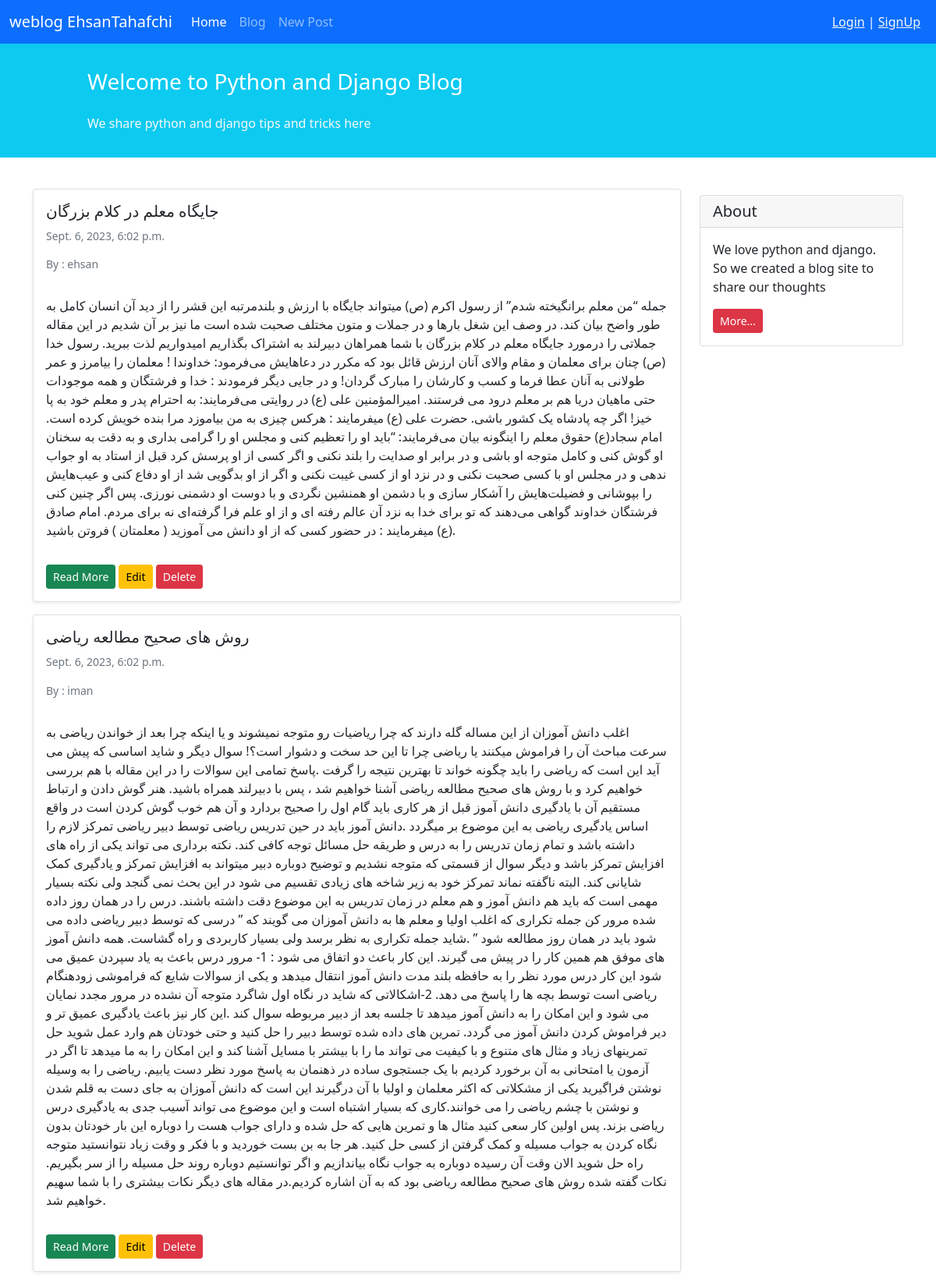
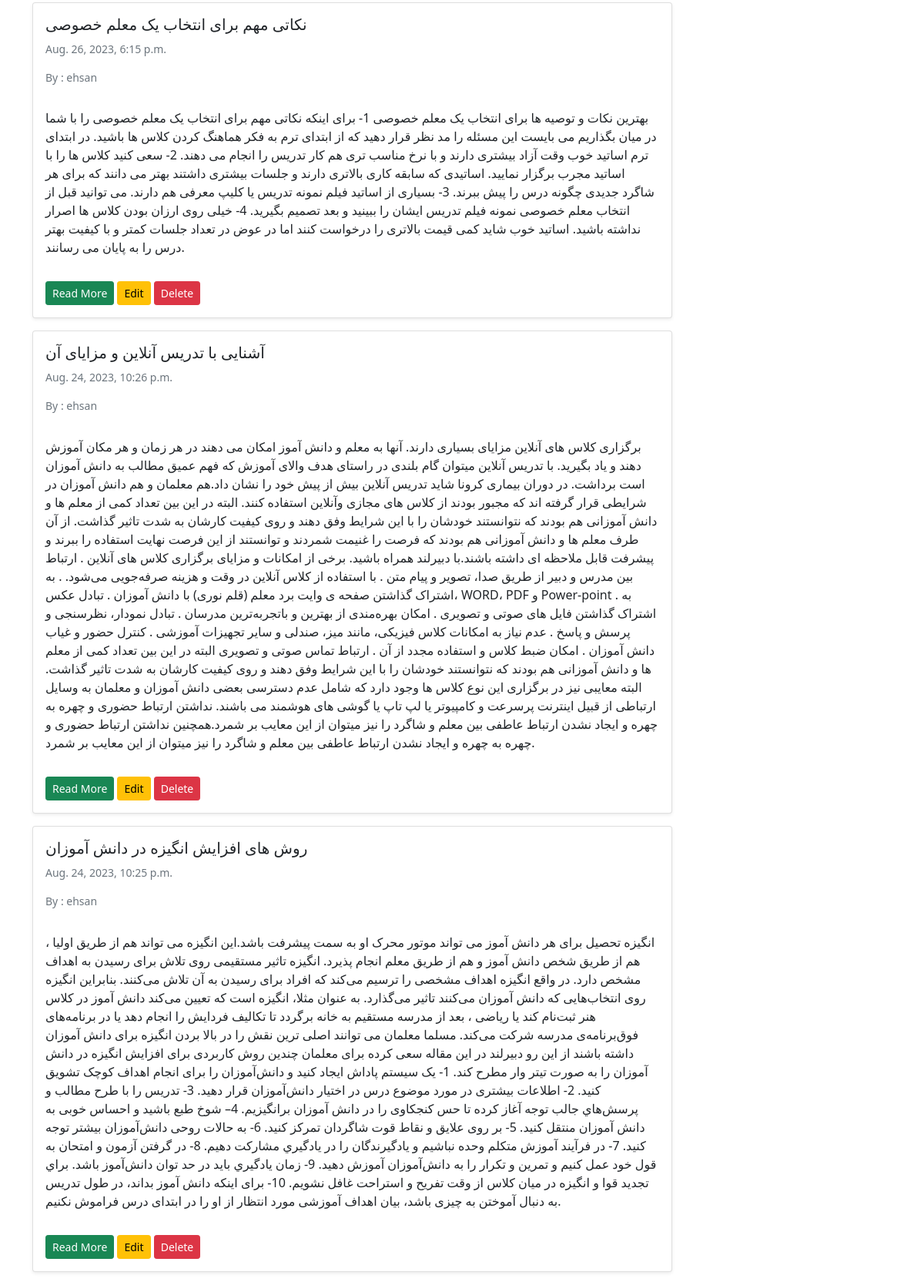
The page / (upper part) on the database its author committed (2 pictures, top to bottom).
### blog/models.py (models this page shows, shortened)
class Post(models.Model):
    STATUS_CHOICES = (
        ('Published', 'Published'),
        ('Draft', 'Draft'),
    )
    title = models.CharField(max_length=100)
    text = models.TextField()
    datetime_created = models.DateTimeField(auto_now_add=True)
    datetime_modified = models.DateTimeField(auto_now=True)
    author = models.ForeignKey('auth.User', on_delete=models.CASCADE)
    status = models.CharField(choices=STATUS_CHOICES, max_length=11)

### blog/views.py (the view)
# urls.py: path('', PostListView.as_view(), name='posts_list_view'),
class PostListView(generic.ListView):
    template_name = 'blog/posts_list.html'
    context_object_name = 'posts_list'
    def get_queryset(self):
        return Post.objects.filter(status='Published').order_by('-datetime_modified')

### blog/templates/blog/posts_list.html (shortened to what this page needs)
{% extends '_base.html' %}
{% block content %}
    <div class="container mt-4">
        <div class="row">
            <div class="col-9">
                {% for posts in posts_list %}
                    <div class="card shadow-sm my-3">
                        <div class="card-body">
                            <h5 class="card-title">{{ posts.title }}</h5>
                            <h6 class="card-subtitle mb-2 text-muted small py-2">{{ posts.datetime_modified }}</h6>
                            <h6 class="card-subtitle mb-2 text-muted small py-2"> By : {{ posts.author }}</h6>
                            <p class="card-text py-3">
                                {{ posts.text }}
                            </p>
                            <a href="{% url 'post_detail_view' posts.id %}" class="btn btn-sm btn-success">Read More</a>
                            <a href="{% url 'post_update_view' posts.id %}" class="btn btn-sm btn-warning">Edit</a>
                            <a href="{% url 'post_delete_view' posts.id %}" class="btn btn-sm btn-danger">Delete</a>
                        </div>
                    </div>
                {% endfor %}
            </div>
            <div class="col-3">
                <div class="card my-4">
                    <h5 class="card-header">About</h5>
                    <div class="card-body">
                        <p class="card-text">We love python and django. So we created a blog site to share our
                            thoughts</p>
                        <a href="#"
                           class="btn btn-sm btn-danger">
                            More...
                        </a>
                    </div>
                </div>
            </div>
        </div>
    </div>
{% endblock content %}

### templates/_base.html (shortened to what this page needs)
<!doctype html>
<html lang="en">
<head>
    <link href="https://cdn.jsdelivr.net/npm/bootstrap@5.1.3/dist/css/bootstrap.min.css" rel="stylesheet"
>
</head>
<body>
<nav class="navbar navbar-expand-lg navbar-dark bg-primary">
    <div class="container-fluid">
        <a class="navbar-brand" href="#">weblog EhsanTahafchi</a>
        <div class="collapse navbar-collapse" id="navbarNavAltMarkup">
            <div class="navbar-nav">
                <a class="nav-link active" aria-current="page" href="{% url 'posts_list_view' %}">Home</a>
                <a class="nav-link" href="{% url 'posts_list_view' %}">Blog</a>
                <a class="nav-link" href="{% url 'post_create_view' %}">New Post</a>
            </div>
        </div>
        <div class="mx-2 text-white">
            {% if user.is_authenticated %}
                welcome {{ user.username }} | <a class="text-light" href="{% url 'logout' %}">Logout</a>
            {% else %}
                <a class="text-light" href="{% url 'login' %}">Login</a>  | <a class="text-light" href="{% url 'signup' %}">SignUp</a>
            {% endif %}
        </div>
    </div>
</nav>
<div class="container-fluid bg-info">
    <div class="row py-3">
        <div class="col-md-8 col-md-10 mx-auto">
            <h3 class="my-4 mt-3 text-white">Welcome to Python and Django Blog</h3>
            <p class="text-light">We share python and django tips and tricks here</p>
        </div>
    </div>
</div>
{% block content %}
{% endblock content %}
</body>
</html>

### rows shown on the page
Post: title "جایگاه معلم در کلام بزرگان", datetime_modified "Sept. 6, 2023, 6:02 p.m.", author "ehsan", text "جمله “من معلم برانگیخته شدم” از رسول اکرم (ص) میتواند جایگاه با ارزش و بلندمرتبه این قشر را از دید آن انسان کامل به طور واضح بیان کند. در وصف این شغل بارها و در جملات و متون مختلف صحبت شده است ما نیز بر آن شدیم در این مقاله جملاتی را درمورد جایگاه معلم در کلام بزرگان با شما همراهان دبیرلند به اشتراک بگذاریم امیدواریم لذت ببرید. رسول خدا (ص) چنان برای معلمان و مقام والای آنان ارزش قائل بود که مکرر در دعاهایش می‌فرمود: خداوندا ! معلمان را بیامرز و عمر طولانی به آنان عطا فرما و کسب و کارشان را مبارک گردان! و در جایی دیگر فرمودند : خدا و فرشتگان و همه موجودات حتی ماهیان دریا هم بر معلم درود می فرستند. امیرالمؤمنین علی (ع) در روایتی می‌فرمایند: به احترام پدر و معلم خود به پا خیز! اگر چه پادشاه…"
Post: title "روش های صحیح مطالعه ریاضی", datetime_modified "Sept. 6, 2023, 6:02 p.m.", author "iman", text "اغلب دانش آموزان از این مساله گله دارند که چرا ریاضیات رو متوجه نمیشوند و یا اینکه چرا بعد از خواندن ریاضی به سرعت مباحث آن را فراموش میکنند یا ریاضی چرا تا این حد سخت و دشوار است؟! سوال دیگر و شاید اساسی که پیش می آید این است که ریاضی را باید چگونه خواند تا بهترین نتیجه را گرفت .پاسخ تمامی این سوالات را در این مقاله با هم بررسی خواهیم کرد و با روش های صحیح مطالعه ریاضی آشنا خواهیم شد ، پس با دبیرلند همراه باشید. هنر گوش دادن و ارتباط مستقیم آن با یادگیری دانش آموز قبل از هر کاری باید گام اول را صحیح بردارد و آن هم خوب گوش کردن است در واقع اساس یادگیری ریاضی به این موضوع بر میگردد .دانش آموز باید در حین تدریس ریاضی توسط دبیر ریاضی تمرکز لازم را داشته باشد و تمام زمان تدریس را به درس و طریقه…"
Post: title "نکاتی مهم برای انتخاب یک معلم خصوصی", datetime_modified "Aug. 26, 2023, 6:15 p.m.", author "ehsan", text "بهترین نکات و توصیه ها برای انتخاب یک معلم خصوصی 1- برای اینکه نکاتی مهم برای انتخاب یک معلم خصوصی را با شما در میان بگذاریم می بایست این مسئله را مد نظر قرار دهید که از ابتدای ترم به فکر هماهنگ کردن کلاس ها باشید. در ابتدای ترم اساتید خوب وقت آزاد بیشتری دارند و با نرخ مناسب تری هم کار تدریس را انجام می دهند. 2- سعی کنید کلاس ها را با اساتید مجرب برگزار نمایید. اساتیدی که سابقه کاری بالاتری دارند و جلسات بیشتری داشتند بهتر می دانند که برای هر شاگرد جدیدی چگونه درس را پیش ببرند. 3- بسیاری از اساتید فیلم نمونه تدریس یا کلیپ معرفی هم دارند. می توانید قبل از انتخاب معلم خصوصی نمونه فیلم تدریس ایشان را ببینید و بعد تصمیم بگیرید. 4- خیلی روی ارزان بودن کلاس ها اصرار نداشته باشید. اساتید خوب شاید…"
Post: title "آشنایی با تدریس آنلاین و مزایای آن", datetime_modified "Aug. 24, 2023, 10:26 p.m.", author "ehsan", text "برگزاری کلاس های آنلاین مزایای بسیاری دارند. آنها به معلم و دانش آموز امکان می دهند در هر زمان و هر مکان آموزش دهند و یاد بگیرید. با تدریس آنلاین میتوان گام بلندی در راستای هدف والای آموزش که فهم عمیق مطالب به دانش آموزان است برداشت. در دوران بیماری کرونا شاید تدریس آنلاین بیش از پیش خود را نشان داد.هم معلمان و هم دانش آموزان در شرایطی قرار گرفته اند که مجبور بودند از کلاس های مجازی وآنلاین استفاده کنند. البته در این بین تعداد کمی از معلم ها و دانش آموزانی هم بودند که نتوانستند خودشان را با این شرایط وفق دهند و روی کیفیت کارشان به شدت تاثیر گذاشت. از آن طرف معلم ها و دانش آموزانی هم بودند که فرصت را غنیمت شمردند و توانستند از این فرصت نهایت استفاده را ببرند و پیشرفت قابل ملاحظه ای داشته…"
Post: title "روش های افزایش انگیزه در دانش آموزان", datetime_modified "Aug. 24, 2023, 10:25 p.m.", author "ehsan", text "انگیزه تحصیل برای هر دانش آموز می تواند موتور محرک او به سمت پیشرفت باشد.این انگیزه می تواند هم از طریق اولیا ، هم از طریق شخص دانش آموز و هم از طریق معلم انجام پذیرد. انگیزه تاثیر مستقیمی روی تلاش برای رسیدن به اهداف مشخص دارد. در واقع انگیزه اهداف مشخصی را ترسیم می‌کند که افراد برای رسیدن به آن تلاش می‌کنند. بنابراین انگیزه روی انتخاب‌هایی که دانش آموزان می‌کنند تاثیر می‌گذارد. به عنوان مثلا، انگیزه است که تعیین می‌کند دانش‌ آموز در کلاس هنر ثبت‌نام کند یا ریاضی ، بعد از مدرسه مستقیم به خانه برگردد تا تکالیف فردایش را انجام دهد یا در برنامه‌های فوق‌برنامه‌ی مدرسه شرکت می‌کند. مسلما معلمان می توانند اصلی ترین نقش را در بالا بردن انگیزه برای دانش آموزان داشته باشند از این رو دبیرلند در این…"
